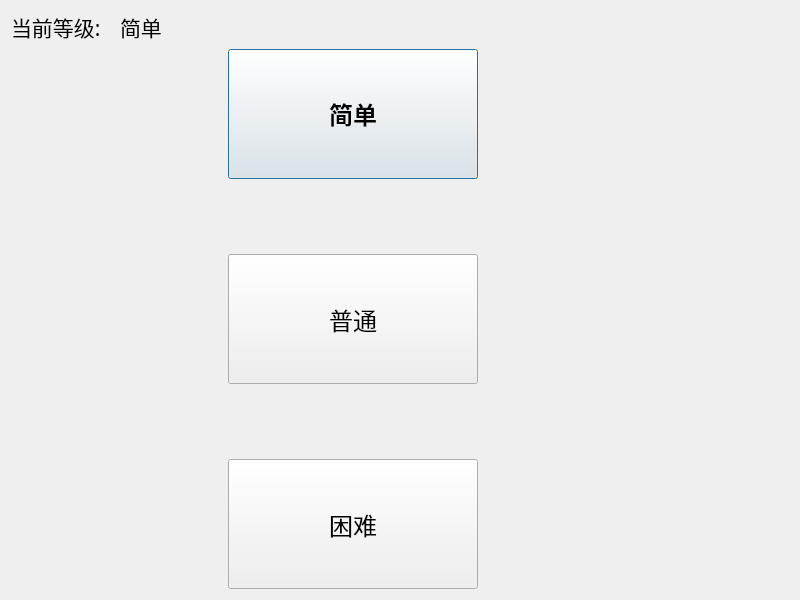
<?xml version="1.0" encoding="UTF-8"?>
<ui version="4.0">
 <class>Difficulty</class>
 <widget class="QDialog" name="Difficulty">
  <property name="geometry">
   <rect>
    <x>0</x>
    <y>0</y>
    <width>800</width>
    <height>600</height>
   </rect>
  </property>
  <property name="windowTitle">
   <string>Difficulty</string>
  </property>
  <layout class="QGridLayout" name="gridLayout">
   <item row="0" column="0">
    <widget class="QLabel" name="label">
     <property name="font">
      <font>
       <family>Baskerville Old Face</family>
       <pointsize>16</pointsize>
      </font>
     </property>
     <property name="text">
      <string>当前等级:</string>
     </property>
    </widget>
   </item>
   <item row="0" column="1">
    <widget class="QLabel" name="difficultyLabel_2">
     <property name="font">
      <font>
       <family>Baskerville Old Face</family>
       <pointsize>16</pointsize>
      </font>
     </property>
     <property name="text">
      <string>简单</string>
     </property>
    </widget>
   </item>
   <item row="0" column="2">
    <spacer name="horizontalSpacer">
     <property name="orientation">
      <enum>Qt::Horizontal</enum>
     </property>
     <property name="sizeHint" stdset="0">
      <size>
       <width>275</width>
       <height>20</height>
      </size>
     </property>
    </spacer>
   </item>
   <item row="1" column="0" colspan="2">
    <spacer name="horizontalSpacer_2">
     <property name="orientation">
      <enum>Qt::Horizontal</enum>
     </property>
     <property name="sizeHint" stdset="0">
      <size>
       <width>211</width>
       <height>20</height>
      </size>
     </property>
    </spacer>
   </item>
   <item row="1" column="2">
    <widget class="QPushButton" name="difficultyButton_1">
     <property name="minimumSize">
      <size>
       <width>250</width>
       <height>130</height>
      </size>
     </property>
     <property name="maximumSize">
      <size>
       <width>250</width>
       <height>130</height>
      </size>
     </property>
     <property name="font">
      <font>
       <family>Arial Black</family>
       <pointsize>18</pointsize>
       <weight>75</weight>
       <bold>true</bold>
      </font>
     </property>
     <property name="text">
      <string>简单</string>
     </property>
    </widget>
   </item>
   <item row="1" column="3">
    <spacer name="horizontalSpacer_5">
     <property name="orientation">
      <enum>Qt::Horizontal</enum>
     </property>
     <property name="sizeHint" stdset="0">
      <size>
       <width>275</width>
       <height>20</height>
      </size>
     </property>
    </spacer>
   </item>
   <item row="2" column="2">
    <spacer name="verticalSpacer_2">
     <property name="orientation">
      <enum>Qt::Vertical</enum>
     </property>
     <property name="sizeHint" stdset="0">
      <size>
       <width>20</width>
       <height>40</height>
      </size>
     </property>
    </spacer>
   </item>
   <item row="3" column="0" colspan="2">
    <spacer name="horizontalSpacer_3">
     <property name="orientation">
      <enum>Qt::Horizontal</enum>
     </property>
     <property name="sizeHint" stdset="0">
      <size>
       <width>211</width>
       <height>20</height>
      </size>
     </property>
    </spacer>
   </item>
   <item row="3" column="2">
    <widget class="QPushButton" name="difficultyButton_2">
     <property name="minimumSize">
      <size>
       <width>250</width>
       <height>130</height>
      </size>
     </property>
     <property name="maximumSize">
      <size>
       <width>250</width>
       <height>130</height>
      </size>
     </property>
     <property name="font">
      <font>
       <family>Arial</family>
       <pointsize>18</pointsize>
      </font>
     </property>
     <property name="text">
      <string>普通</string>
     </property>
    </widget>
   </item>
   <item row="3" column="3">
    <spacer name="horizontalSpacer_6">
     <property name="orientation">
      <enum>Qt::Horizontal</enum>
     </property>
     <property name="sizeHint" stdset="0">
      <size>
       <width>275</width>
       <height>20</height>
      </size>
     </property>
    </spacer>
   </item>
   <item row="4" column="2">
    <spacer name="verticalSpacer">
     <property name="orientation">
      <enum>Qt::Vertical</enum>
     </property>
     <property name="sizeHint" stdset="0">
      <size>
       <width>20</width>
       <height>40</height>
      </size>
     </property>
    </spacer>
   </item>
   <item row="5" column="0" colspan="2">
    <spacer name="horizontalSpacer_4">
     <property name="orientation">
      <enum>Qt::Horizontal</enum>
     </property>
     <property name="sizeHint" stdset="0">
      <size>
       <width>211</width>
       <height>20</height>
      </size>
     </property>
    </spacer>
   </item>
   <item row="5" column="2">
    <widget class="QPushButton" name="difficultyButton_3">
     <property name="minimumSize">
      <size>
       <width>250</width>
       <height>130</height>
      </size>
     </property>
     <property name="maximumSize">
      <size>
       <width>250</width>
       <height>130</height>
      </size>
     </property>
     <property name="font">
      <font>
       <family>Arial</family>
       <pointsize>18</pointsize>
      </font>
     </property>
     <property name="text">
      <string>困难</string>
     </property>
    </widget>
   </item>
   <item row="5" column="3">
    <spacer name="horizontalSpacer_7">
     <property name="orientation">
      <enum>Qt::Horizontal</enum>
     </property>
     <property name="sizeHint" stdset="0">
      <size>
       <width>275</width>
       <height>20</height>
      </size>
     </property>
    </spacer>
   </item>
  </layout>
 </widget>
 <resources/>
 <connections/>
</ui>
